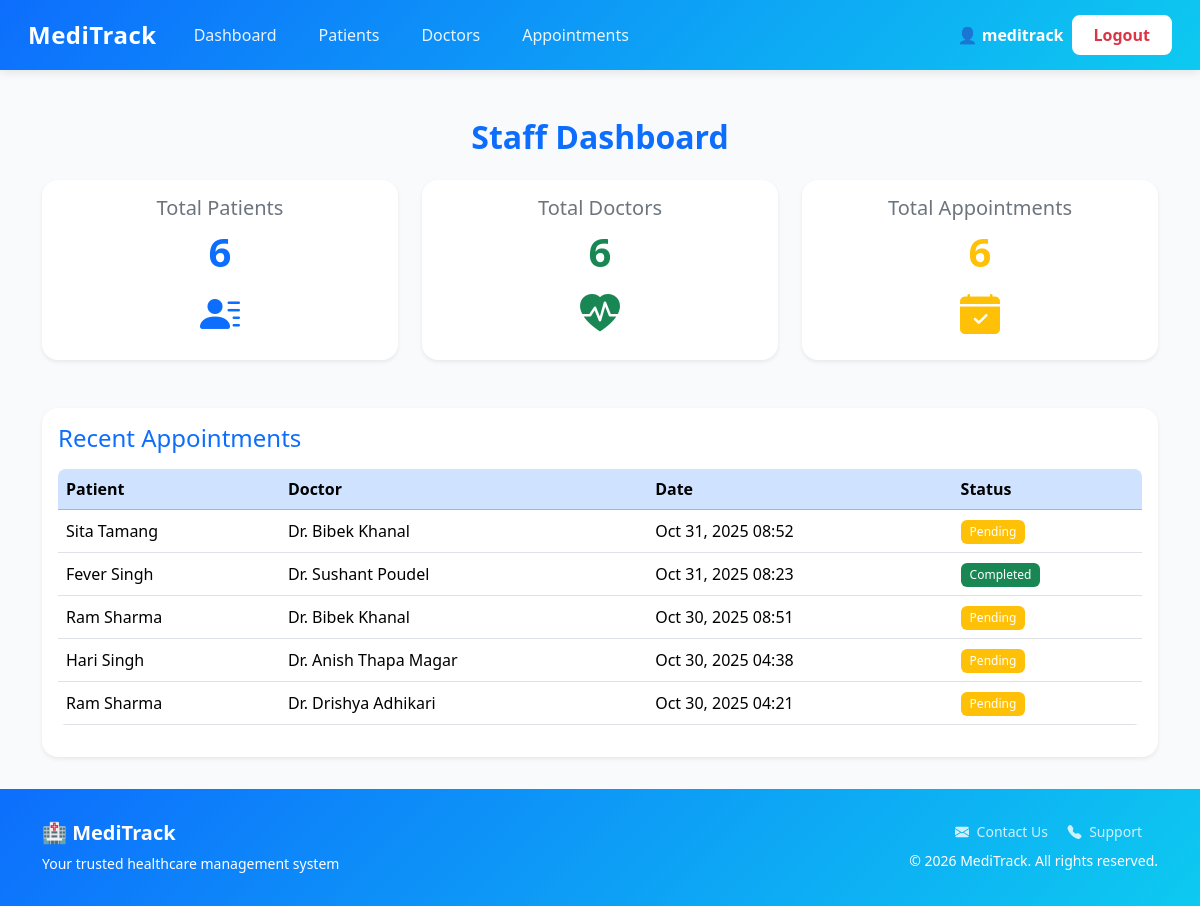
Before: /home/ (signed in) with the older database file.
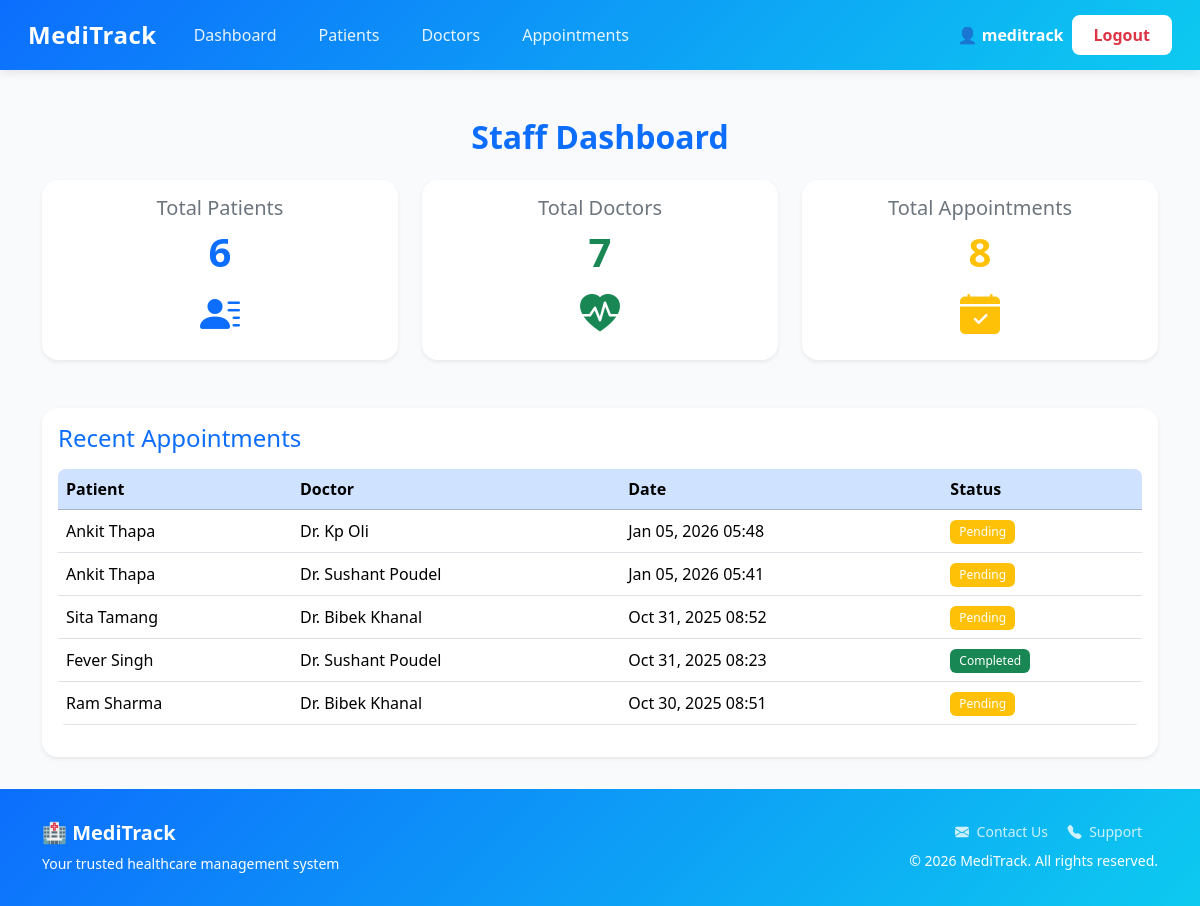
After: the same page with the newer database file.
### hospital/models.py (models this page shows, shortened)
class Appointment(models.Model):
    STATUS_CHOICES = [
        ('Pending', 'Pending'),
        ('Completed', 'Completed'),
        ('Cancelled', 'Cancelled'),
    ]
    patient = models.ForeignKey(Patient, on_delete=models.CASCADE)
    doctor = models.ForeignKey(Doctor, on_delete=models.CASCADE)
    appointment_date = models.DateTimeField()
    reason = models.TextField()
    status = models.CharField(max_length=10, choices=STATUS_CHOICES, default='Pending')

class Patient(models.Model):
    GENDER_CHOICES = [
        ('M', 'Male'),
        ('F', 'Female'),
        ('O', 'Other'),
    ]
    first_name = models.CharField(max_length=50)
    last_name = models.CharField(max_length=50)
    age = models.PositiveIntegerField()
    gender = models.CharField(max_length=1, choices=GENDER_CHOICES)
    phone = models.CharField(max_length=15, unique=True)
    email = models.EmailField(unique=True)
    address = models.TextField()
    date_registered = models.DateTimeField(auto_now_add=True)

class Doctor(models.Model):
    SPECIALIZATION_CHOICES = [
    ('Cardiologist', 'Cardiologist'),
    ('Dermatologist', 'Dermatologist'),
    ('Neurologist', 'Neurologist'),
    ('Pediatrician', 'Pediatrician'),
    ('General', 'General Physician'),
    ('Orthopedic', 'Orthopedic Surgeon'),
    ('Psychiatrist', 'Psychiatrist'),
    ('Ophthalmologist', 'Ophthalmologist'),
    ('ENT', 'Ear, Nose & Throat Specialist'),
    ('Gynecologist', 'Gynecologist'),
    ('Urologist', 'Urologist'),
    ('Oncologist', 'Oncologist'),
    ('Endocrinologist', 'Endocrinologist'),
    ('Nephrologist', 'Nephrologist'),
    ('Gastroenterologist', 'Gastroenterologist'),
    ('Pulmonologist', 'Pulmonologist'),
    ('Rheumatologist', 'Rheumatologist'),
]
    first_name = models.CharField(max_length=50)
    last_name = models.CharField(max_length=50)
    specialization = models.CharField(max_length=50, choices=SPECIALIZATION_CHOICES)
    phone = models.CharField(max_length=15, unique=True)
    email = models.EmailField(unique=True)
    room_number = models.CharField(max_length=10, blank=True, null=True)
    image = models.ImageField(upload_to='doctor_images/', blank=True, null=True)
    user = models.OneToOneField(User, on_delete=models.CASCADE, null=True, blank=True)

### hospital/views.py (the view)
# urls.py: path('home/', views.home, name='home'),  # staff/admin dashboard
@login_required
def home(request):
    user = request.user
    if user.is_superuser:
        total_patients = Patient.objects.count()
        total_doctors = Doctor.objects.count()
        total_appointments = Appointment.objects.count()
    elif user.is_staff:
        doctor = Doctor.objects.filter(user=user).first()
        total_patients = Appointment.objects.filter(doctor=doctor).values('patient').distinct().count()
        total_doctors = 1
        total_appointments = Appointment.objects.filter(doctor=doctor).count()
    else:
        return redirect('patient_dashboard')
    recent_appointments = Appointment.objects.order_by('-appointment_date')[:5]
    context = {
        'total_patients': total_patients,
        'total_doctors': total_doctors,
        'total_appointments': total_appointments,
        'recent_appointments': recent_appointments,
    }
    return render(request, 'hospital/home.html', context)

### hospital/templates/hospital/home.html (shortened to what this page needs)
{% extends 'hospital/base.html' %}
{% block content %}
<div class="container mt-5">
    <h2 class="mb-4 text-primary fw-bold text-center">Staff Dashboard</h2>
    <div class="row g-4 mb-5 text-center">
        <div class="col-md-4">
            <div class="card shadow-sm border-0 rounded-4 h-100">
                <div class="card-body">
                    <h5 class="card-title text-secondary">Total Patients</h5>
                    <h1 class="fw-bold text-primary">{{ total_patients }}</h1>
                    <i class="bi bi-person-lines-fill fs-1 text-primary"></i>
                </div>
            </div>
        </div>
        <div class="col-md-4">
            <div class="card shadow-sm border-0 rounded-4 h-100">
                <div class="card-body">
                    <h5 class="card-title text-secondary">Total Doctors</h5>
                    <h1 class="fw-bold text-success">{{ total_doctors }}</h1>
                    <i class="bi bi-heart-pulse-fill fs-1 text-success"></i>
                </div>
            </div>
        </div>
        <div class="col-md-4">
            <div class="card shadow-sm border-0 rounded-4 h-100">
                <div class="card-body">
                    <h5 class="card-title text-secondary">Total Appointments</h5>
                    <h1 class="fw-bold text-warning">{{ total_appointments }}</h1>
                    <i class="bi bi-calendar-check-fill fs-1 text-warning"></i>
                </div>
            </div>
        </div>
    </div>
    <div class="card shadow-sm border-0 rounded-4">
        <div class="card-body">
            <h4 class="text-primary mb-3">Recent Appointments</h4>
            <div class="table-responsive">
                <table class="table align-middle table-hover">
                    <thead class="table-primary">
                        <tr>
                            <th>Patient</th>
                            <th>Doctor</th>
                            <th>Date</th>
                            <th>Status</th>
                        </tr>
                    </thead>
                    <tbody>
                        {% for appt in recent_appointments %}
                        <tr>
                        <td>{{ appt.patient.first_name }} {{ appt.patient.last_name }}</td>
                        <td>Dr. {{ appt.doctor.first_name }} {{ appt.doctor.last_name }}</td>
                        <td>{{ appt.appointment_date|date:"M d, Y H:i" }}</td>
                        <td>
                                <span class="badge
                                    {% if appt.status == 'Completed' %}bg-success
                                    {% elif appt.status == 'Pending' %}bg-warning
                                    {% else %}bg-secondary{% endif %}">
                                    {{ appt.status }}
                                </span>
                            </td>
                        </tr>
                        {% empty %}
                        <tr>
                            <td colspan="4" class="text-center text-muted">No recent appointments.</td>
                        </tr>
                        {% endfor %}
                    </tbody>
                </table>
            </div>
        </div>
    </div>
</div>
{% endblock %}

Changed rows visible on the page:
no longer on this page (row unchanged): Appointment: patient.first_name "Hari", patient.last_name "Singh", doctor.first_name "Anish", doctor.last_name "Thapa Magar", appointment_date "Oct 30, 2025 04:38", status "Pending"
no longer on this page (row unchanged): Appointment: patient.first_name "Ram", patient.last_name "Sharma", doctor.first_name "Drishya", doctor.last_name "Adhikari", appointment_date "Oct 30, 2025 04:21", status "Pending"
added Appointment: patient.first_name "Ankit", patient.last_name "Thapa", doctor.first_name "Kp", doctor.last_name "Oli", appointment_date "Jan 05, 2026 05:48", status "Pending"
added Appointment: patient.first_name "Ankit", patient.last_name "Thapa", doctor.first_name "Sushant", doctor.last_name "Poudel", appointment_date "Jan 05, 2026 05:41", status "Pending"
Other visible differences:
{{ total_doctors }}: "6" → "7"
{{ total_appointments }}: "6" → "8"
